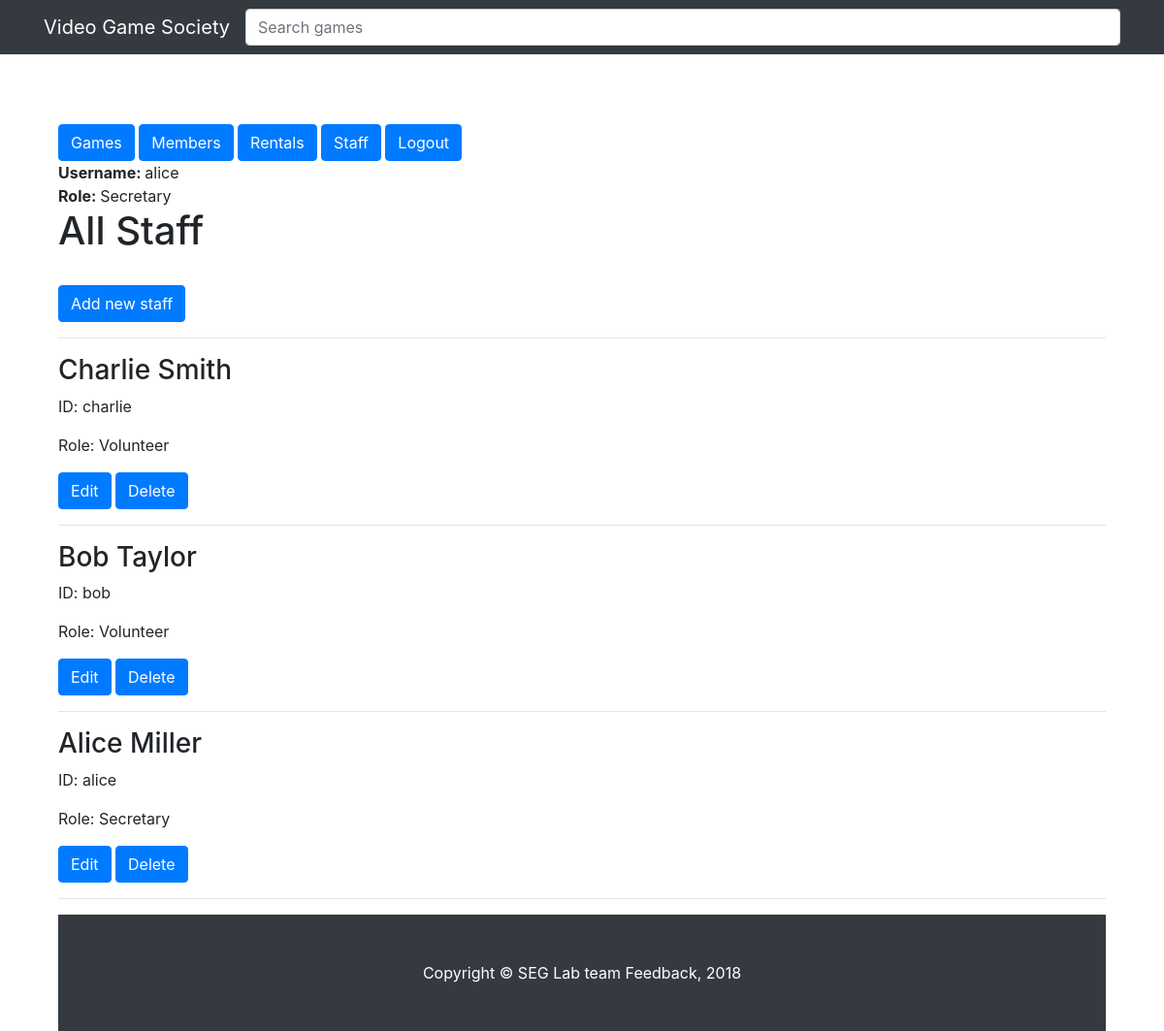
Page /public/staff/index.php (signed in) on the committed database.
### tables this page shows
CREATE TABLE Staff(
                    Staff_ID VARCHAR(64)  NOT NULL,
                    Name     VARCHAR(64)  NOT NULL,
                    Role     VARCHAR(20),
                    Pass     VARCHAR(255) NOT NULL,

                    PRIMARY KEY (Staff_ID)
);

### private/db_functions.php (called while the page is built, shortened)
<?php
   function find_all_staff() {
        global $db;
        $sql = "SELECT * FROM Staff ";
        $sql .= "ORDER BY Staff_ID DESC";
        $result = mysqli_query($db, $sql);
    return $result;
  }
?>

### private/functions.php (called while the page is built, shortened)
<?php
function url_for($script_path) {
  if($script_path[0] != '/') {
    $script_path = "/" . $script_path;
  }
  return WWW_ROOT . $script_path;
}
function u($string="") {
  return urlencode($string);
}
function h($string="") {
  return htmlspecialchars($string);
}
?>

### public/staff/index.php (the view, shortened to what this page needs)
<?php include(SHARED_PATH . '/header.php'); ?>
   <h1>All Staff</h1>
     <div class="actions">
     <br>
        <a class="btn btn-primary" href="./new.php">Add new staff</a>
    </div>
    <hr/>
    <?php $result = find_all_staff();
    while($staff = mysqli_fetch_assoc($result)){ ?>
      <div class="row">
        <div class="col-md-6">
          <h3><?php echo h($staff['Name']); ?></h3>
          <p>ID: <?php echo h($staff['Staff_ID']) ?></p>
          <p>Role: <?php echo h($staff['Role']) ?></p>
          <div>
                <a class="btn btn-primary" href="<?php echo url_for('./staff/edit.php?id=' . h(u($staff['Staff_ID']))); ?>">Edit</a>
                <a class="btn btn-primary" href="<?php echo url_for('./staff/delete.php?id=' . h(u($staff['Staff_ID']))); ?>">Delete</a>
         </div>
        </div>
      </div>
    <hr/>
    <?php }?>
<?php include(SHARED_PATH . '/footer.php'); ?>

### public/css/gameList.css (style rules this page uses)
body { padding-top: 54px; }
@media (min-width: 992px) { body { padding-top: 56px; } }

### private/shared/header.php (style rules this page uses)
body { width:90%; margin: 0 auto; }

### rows in the picture
staff: Name "Charlie Smith", Staff_ID "charlie", Role "Volunteer"
staff: Name "Bob Taylor", Staff_ID "bob", Role "Volunteer"
staff: Name "Alice Miller", Staff_ID "alice", Role "Secretary"

### other values in the picture
$_SESSION['username'] "alice"
$_SESSION['role'] "Secretary"
